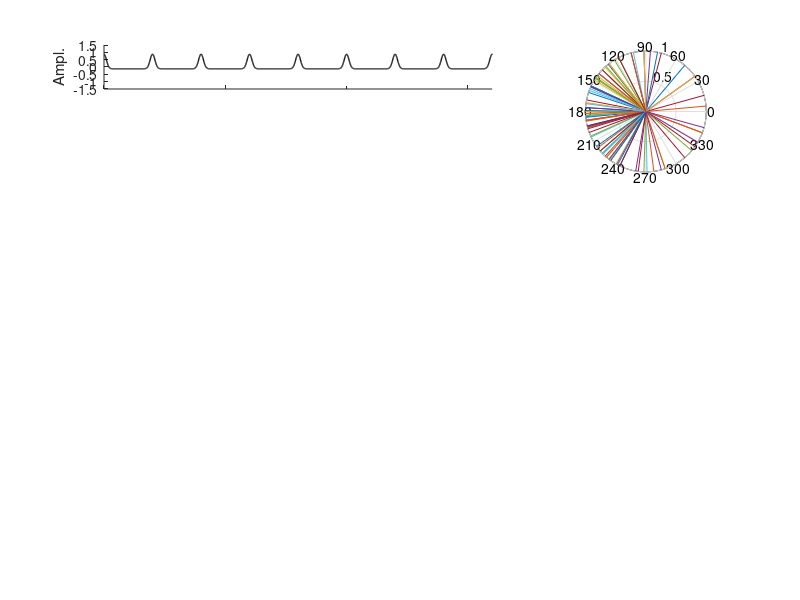

Source code (MATLAB): (Note: this script raises an error after producing the figure.)
%% dPAC: A method for debiasing phase-amplitude cross-frequency coupling
% Joram van Driel, Roy Cox & Mike X Cohen
% 2014/2015
% --
% This code accompanies the paper titled "Phase clustering bias in
% phase-amplitude cross-frequency coupling and its removal". Below, 
% simulations are run that show how non-sinusoidal properties can produce
% phase clustering bias in different coupling measures.
% Using the code without following the paper may lead to confusion, 
% incorrect data analyses, and misinterpretations of results. 
% The authors assume no responsibility for inappropriate or incorrect use 
% of this code. 


clear all

% cd('some/path/'); % -- change directory if you want to save output and/or plots

%% parameters

srate = 1000;              % -- sampling rate
t = 1/srate:1/srate:10;    % -- time points: 10000 1ms steps; 10 seconds
ntimepoints = length(t);   % -- get number of timepoints
centTimes = 0:0.2:10;      % -- center times for 'oscillatory' peaks; corresponds to 5 Hz
fpow = 30;                 % -- frequency for power: gamma
nbins = 18;                % -- number of bins used for Tort's MI (default used in paper: 18)

gausWidth = linspace(0.001,0.08,50); % -- gaussian width of the 'oscillatory' peaks

[pac, dpac, mi, pc, plv] = deal(zeros(2,50)); % -- initialize output matrices


%%
q=0;

for in_anti = 1:2 % -- simulate two scenarios: coupling angle in/anti-phase with theta peak
    for g = 1:50 % -- loop over 50 widths of the gaussian 'cycles'
        
        gW = gausWidth(g); % -- set the width of the gaussian
        
        % -- create time series
        % -- this codes concatenates a series of gaussians that are
        % -- then detrended to 'oscillate' around 0
        cmd = 'ts = detrend(';
        for i=1:length(centTimes)
            cmd = [cmd 'exp(-((t-' num2str(centTimes(i)) ').^2)/(2*' num2str(gW) '^2)) + '];
        end
        cmd = [cmd '0);'];
        eval(cmd)
        
        % -- gamma is a complex sine wave that is phase-modulated by the
        % -- above time series
        gamma = ((ts+0.5)  .* exp( 1i * 2 * pi * fpow * t ));
        
        if in_anti==2
            ts = ts([101:end 1:100]); % -- shift the time series with pi (100 ms)
        end
        
        %% PAC, dPAC, MI, PLV (note: dPAC not shown in the paper)
        
        % -- extract phase and power
        thetaphase = angle(hilbert(ts));
        gammapow = abs(gamma);
        
        % -- equations to calculate PAC, dPAC and PC (phase clustering vector length)
        pac(in_anti,g)  = abs(mean(exp(1i*thetaphase) .* gammapow));
        debias_term = mean(exp(1i*thetaphase)); % -- this is the phase clustering bias
        dpac(in_anti,g) = abs(mean( (exp(1i*thetaphase) - debias_term) .* gammapow)); % -- which is subtracted here
        pc(in_anti,g) = abs(mean(exp(1i*thetaphase)));
        
        % Tort's Modulation Index (Tort et al., 2010)
        
        thetaphase_bin = ceil( tiedrank( thetaphase ) / (ntimepoints / nbins) ); % -- bin the theta phase angles into nbins -- NOTE: tiedrank also exists in eeglab toolbox; when added to path, may cause conflict
        gammapow_bin = zeros(1,nbins);
        for k=1:nbins
            gammapow_bin(k) = squeeze(mean(gammapow(thetaphase_bin==k))); % -- compute mean gamma power in each bin
        end
        gammapow_bin = gammapow_bin ./ sum(gammapow_bin); % -- normalize
        
        mi(in_anti,g) = (log(nbins) + sum(gammapow_bin.*log(gammapow_bin)) ) ./ log(nbins); % -- compute MI
       
        
        % -- Phase Locking Value (Cohen, 2008; Colgin et al 2009)
        plv(in_anti,g) = abs(mean(exp(1i*( thetaphase - angle(hilbert(detrend(gammapow))) ))));
        
        
    end
end

%% figure of three gW examples (Figure 1)

% some annoying code to make nice subplot figure...

plotidx(1,1,:)=[1 2];
plotidx(2,1,:)=[7 8];
plotidx(3,1,:)=[13 14];

plotidx(:,2,:)=plotidx(:,1,:)+3;

plotidx(1,3,:)=[3 6];
plotidx(2,3,:)=[9 12];
plotidx(3,3,:)=[15 18];

figure('position',[500 200 600 400])

gausexamp = [0.01 0.03 0.05]; % -- plot three examples of gaussian 'oscillations'

for q=1:3 % -- loop over the three examples
    
    gW = gausexamp(q);

    % create time series

    cmd = 'ts = detrend(';
    for i=1:length(centTimes)
        cmd = [cmd 'exp(-((t-' num2str(centTimes(i)) ').^2)/(2*' num2str(gW) '^2)) + '];
    end
    cmd = [cmd '0);'];
    eval(cmd)

    %% 

    thetaphase = angle(hilbert(ts));
    
    % -- plot of 'theta' time series
    subplot(6,3,squeeze(plotidx(q,1,:)))
    plot(t,ts,'k','linewidth',1)
    set(gca,'xlim',[0 1.6],'ylim',[-1.5 1.5],'xticklabel',{})
    ylabel('Ampl.')
    box off
    
    % -- polar plot of phase angles, with Phase clustering (PC)
    subplot(6,3,squeeze(plotidx(q,3,:)))
    randsel = randperm(ntimepoints);
    randsel = randsel(1:100);
    h1=polar([thetaphase(randsel); thetaphase(randsel)],[zeros(1,100); ones(1,100)]); hold on
    for hh=1:length(h1)
        hasbehavior(h1(hh),'legend',false);
    end
    set(h1,'color',[0.8 0.8 0.8]);
    txt = findall(gca,'type','text'); delete(txt);
    
    meanvect = mean(exp(1i*thetaphase));
    h=polar([0 angle(meanvect)],[0 abs(meanvect)],'k'); hold on
    set(h,'linewidth',3);
    legend(['PC = ' num2str(abs(meanvect))]);

    % -- phase angle time series
    subplot(6,3,squeeze(plotidx(q,2,:)))
    plot(t,thetaphase,'k','linewidth',1);
    set(gca,'xlim',[0 1.6]);
    ylabel('Phase (rad.)')
    if q==3, xlabel('Time (s)'); end
    box off
    
end


%% figure of two gW examples with coupling (Figure 2)

% some annoying code to make nice subplot figure...
clear plotidx
plotidx(1,1,:)=1:2;
plotidx(1,2,:)=[5 5];
plotidx(1,3,:)=[6 6];
plotidx(2,1,:)=3:4;
plotidx(2,2,:)=[7 7];
plotidx(2,3,:)=[8 8];

figure('position',[500 200 900 300])

gausexamp = [0.01 0.05]; % -- plot two examples of gaussian 'oscillations'

for q=1:2 % -- loop over the two examples
    
    gW = gausexamp(q);

    % create time series

    cmd = 'ts = detrend(';
    for i=1:length(centTimes)
        cmd = [cmd 'exp(-((t-' num2str(centTimes(i)) ').^2)/(2*' num2str(gW) '^2)) + '];
    end
    cmd = [cmd '0);'];
    eval(cmd)

    gamma = ((ts+0.5)  .* exp( 1i * 2 * pi * fpow * t ));

    %% PAC

    thetaphase = angle(hilbert(ts));
    gammapow = abs(gamma);
    
    % -- plot of 'theta' time series plus phase-modulated gamma
    subplot(2,4,plotidx(q,1,:))
    plot(t,ts,'k','linewidth',1)
    set(gca,'xlim',[0 0.8],'ylim',[-1.5 1.5])
    hold on
    plot(t,real(gamma),'r','linewidth',0.5);
    ylabel('Amplitude')
    xlabel('Time (s)');
    legend('theta','gamma')
    box off
    
    % -- polar plot of phase angles + PAC
    subplot(2,4,plotidx(q,2,:))
    randsel = randperm(ntimepoints);
    randsel = randsel(1:100);
    h1=polar([thetaphase(randsel); thetaphase(randsel)],[zeros(1,100); ones(1,100)]); hold on
    for hh=1:length(h1)
        hasbehavior(h1(hh),'legend',false);
    end
    set(h1,'color',[0.8 0.8 0.8]);
    txt = findall(gca,'type','text'); delete(txt);
    
    % compute PAC and plot as average vector in polar space
    tmppac  = mean(exp(1i*thetaphase) .* gammapow);
    h=polar([0 angle(tmppac)],[0 3*abs(tmppac)],'r'); hold on
    set(h,'linewidth',3);
    legend(['PAC = ' num2str(abs(tmppac))]);

    % compute MI
    thetaphase_bin = ceil( tiedrank( thetaphase ) / (ntimepoints / nbins) ); % -- bin the theta phase angles into nbins -- NOTE: tiedrank also exists in eeglab toolbox; when added to path, may cause conflict
    gammapow_bin = zeros(1,nbins);
    for k=1:nbins
        gammapow_bin(k) = squeeze(mean(gammapow(thetaphase_bin==k))); % -- compute mean gamma power in each bin
    end
    gammapow_bin = gammapow_bin ./ sum(gammapow_bin); % -- normalize
    tmpmi = (log(nbins) + sum(gammapow_bin.*log(gammapow_bin)) ) ./ log(nbins);
    
    % plot the binned gammapower as a function of bin #, as a histogram
    subplot(2,4,plotidx(q,3,:)); 
    bar(1:18,gammapow_bin,'style','hist')
    set(gca,'ylim',[0 0.2])
    set(gca,'xlim',[0 19])
    text(2,0.18,['MI = ' num2str(tmpmi)]);
    box off
    
end


%% plot of different CFC measures (Figure 3A)

figure('position',[400 100 400 400])

subplot(221)
plot(gausWidth,pc(1,:),'b'); hold on
plot(gausWidth,pc(2,:),'--b','linewidth',1.5);
set(gca,'xscale','log','xtick',[0.001 0.004 0.016 0.064])
title('PC')
box off
legend('anti-phase','in-phase')

subplot(222)
plot(gausWidth,pac(1,:),'r'); hold on
plot(gausWidth,pac(2,:),'--r','linewidth',1.5); 
set(gca,'xscale','log','xtick',[0.001 0.004 0.016 0.064])
title('(d)PAC')
box off

subplot(223)
plot(gausWidth,mi(1,:),'r'); hold on
plot(gausWidth,mi(2,:),'--r','linewidth',1.5);
set(gca,'xscale','log','xtick',[0.001 0.004 0.016 0.064])
title('MI')
box off

subplot(224)
plot(gausWidth,plv(1,:),'r'); hold on
plot(gausWidth,plv(2,:),'--r','linewidth',1.5);
set(gca,'xscale','log','xtick',[0.001 0.004 0.016 0.064])
title('Coh.')
box off














%% Additional plot to illustrate PLV behavior to asymmetric oscillations
%  Polar plots of phase angle differences between theta phase and phase of
%  gamma power envelope; note how a narrow guass-width of the asymmetric
%  'cycles' with clustering in-phase with angle of CFC results in reduced
%  PLV (top-right subplot)
%  This plot is not shown in the paper, but results are discussed

figure('position',[500 200 400 400])

gausexamp = [0.01 0.05]; % -- plot two examples of gaussian 'oscillations'
k=1;
for q=1:2 % -- loop over the two examples
    
    for in_anti=1:2
        gW = gausexamp(q);
        
        % create time series
        
        cmd = 'ts = detrend(';
        for i=1:length(centTimes)
            cmd = [cmd 'exp(-((t-' num2str(centTimes(i)) ').^2)/(2*' num2str(gW) '^2)) + '];
        end
        cmd = [cmd '0);'];
        eval(cmd)
        
        gamma = ((ts+0.5)  .* exp( 1i * 2 * pi * fpow * t ));
        
        if in_anti==2
            ts = ts([101:end 1:100]); % -- shift the time series with pi (100 ms)
        end
        
        % -- extract phase and power
        thetaphase = angle(hilbert(ts));
        gammapow = abs(gamma);
        gammapowphase = angle(hilbert(detrend(gammapow)));
        
        % -- Phase Locking Value (Cohen, 2008; Colgin et al 2009)
        
        phasediffs = (thetaphase-mean(thetaphase)) - (gammapowphase - mean(gammapowphase));
        plvtmp = abs(mean(exp(1i*( phasediffs ))));
        
        subplot(2,2,k)        
        randsel = randperm(ntimepoints);
        randsel = randsel(1:100);
        h1=polar([phasediffs(randsel); phasediffs(randsel)],[zeros(1,100); ones(1,100)]); hold on
        for hh=1:length(h1)
            hasbehavior(h1(hh),'legend',false);
        end
        set(h1,'color','r');
        if in_anti==1, inantitle='anti-phase'; else inantitle='in-phase'; end;
        title(['g = ' num2str(gW) ' - ' inantitle])

        k=k+1;
    end
    
end

           
